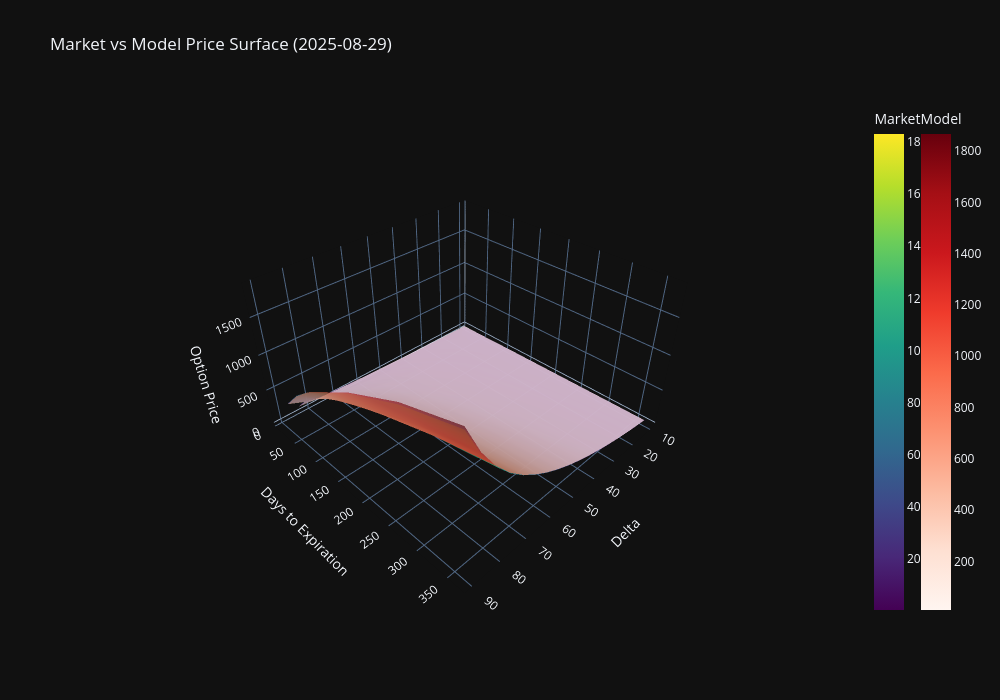
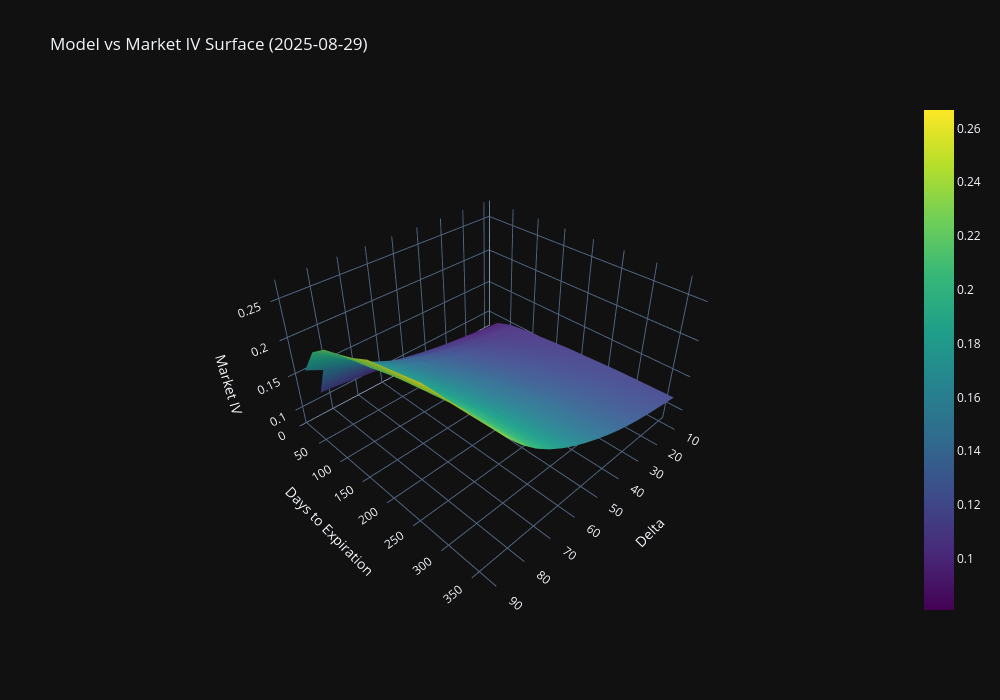
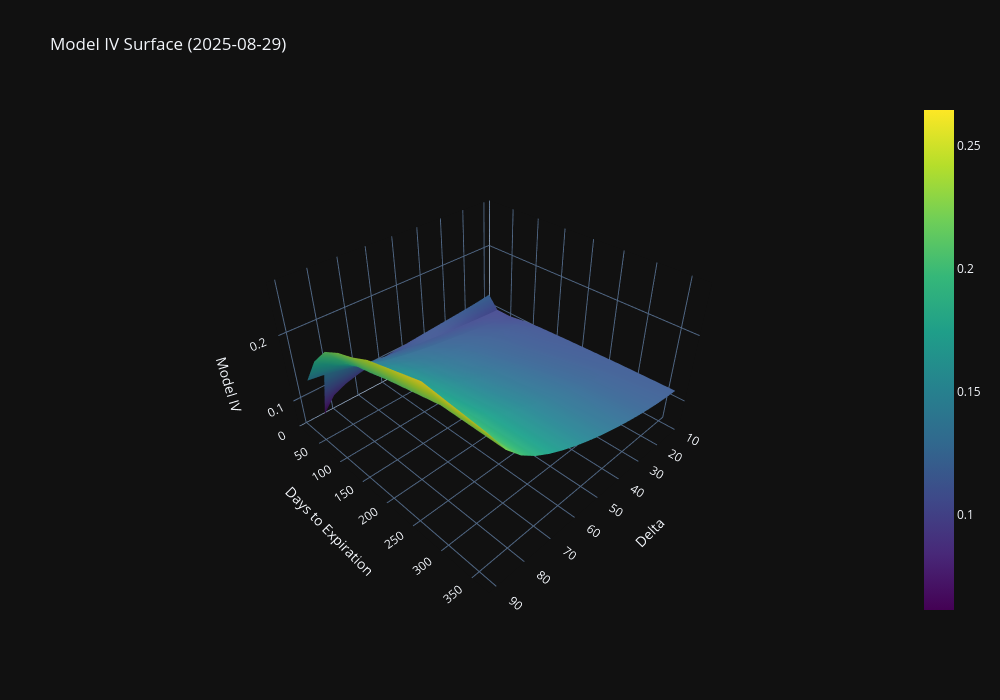
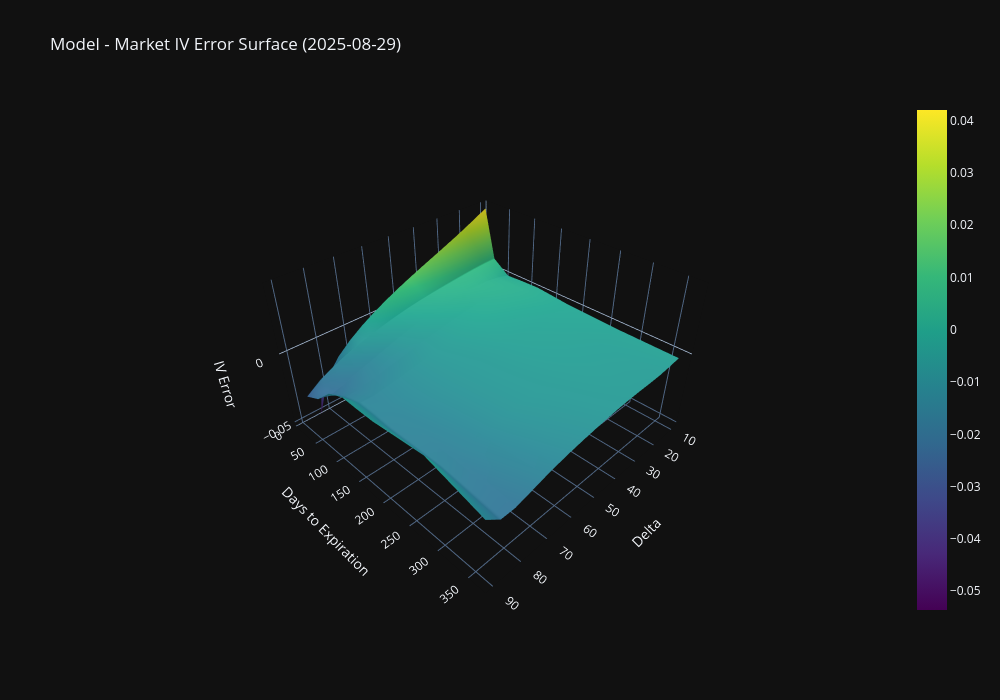

The code cell stored with these charts, in order, in its notebook:
### Code cell
def vol_surface_plot(
    df: pd.DataFrame,
    value_col: str,
    title: str,
    z_label: str,
) -> None:
    pivot = (
        df.pivot_table(index="days", columns="delta", values=value_col, aggfunc="mean")
        .sort_index()
        .sort_index(axis=1)
    )
    fig = go.Figure(
        data=[
            go.Surface(
                x=pivot.columns.values,
                y=pivot.index.values,
                z=pivot.values,
                colorscale="Viridis",
                hovertemplate=(
                    "Delta: %{x:.3f}<br>"
                    "Days: %{y:.0f}<br>"
                    f"{z_label}: %{{z:.5f}}<extra></extra>"
                ),
            )
        ]
    )
    fig.update_layout(
        title=title,
        scene=dict(
            xaxis_title="Delta",
            yaxis_title="Days to Expiration",
            zaxis_title=z_label,
            aspectratio=dict(x=1, y=1, z=0.6),
        ),
        width=1000,
        height=700,
    )
    fig.show()


def price_surface_plot(
    df: pd.DataFrame,
    title: str,
    z_label: str = "Option Price",
    market_col: str = "impl_premium",
    model_col: str = "model_price",
) -> None:
    market_pivot = (
        df.pivot_table(index="days", columns="delta", values=market_col, aggfunc="mean")
        .sort_index()
        .sort_index(axis=1)
    )
    model_pivot = (
        df.pivot_table(index="days", columns="delta", values=model_col, aggfunc="mean")
        .sort_index()
        .sort_index(axis=1)
    )

    fig = go.Figure(
        data=[
            go.Surface(
                name="Market Price",
                x=market_pivot.columns.values,
                y=market_pivot.index.values,
                z=market_pivot.values,
                colorscale="Viridis",
                opacity=0.9,
                showscale=True,
                colorbar=dict(title="Market"),
                hovertemplate=(
                    "Surface: Market<br>"
                    "Delta: %{x:.3f}<br>"
                    "Days: %{y:.0f}<br>"
                    f"{z_label}: %{{z:.5f}}<extra></extra>"
                ),
            ),
            go.Surface(
                name="Model Price",
                x=model_pivot.columns.values,
                y=model_pivot.index.values,
                z=model_pivot.values,
                colorscale="Reds",
                opacity=0.65,
                showscale=True,
                colorbar=dict(title="Model", x=1.08),
                hovertemplate=(
                    "Surface: Model<br>"
                    "Delta: %{x:.3f}<br>"
                    "Days: %{y:.0f}<br>"
                    f"{z_label}: %{{z:.5f}}<extra></extra>"
                ),
            ),
        ]
    )
    fig.update_layout(
        title=title,
        scene=dict(
            xaxis_title="Delta",
            yaxis_title="Days to Expiration",
            zaxis_title=z_label,
            aspectratio=dict(x=1, y=1, z=0.6),
        ),
        width=1000,
        height=700,
        legend=dict(x=0.01, y=0.99),
    )
    fig.show()


price_surface_plot(daily_valid, f"Market vs Model Price Surface ({target_date.date()})", "Option Price")

vol_surface_plot(daily_valid, 'impl_volatility', f'Model vs Market IV Surface ({target_date.date()})', 'Market IV')
vol_surface_plot(daily_valid, 'model_impl_volatility', f'Model IV Surface ({target_date.date()})', 'Model IV')
vol_surface_plot(daily_valid, 'iv_error', f'Model - Market IV Error Surface ({target_date.date()})', 'IV Error')
vol_surface_plot(daily_valid, 'price_error', f'Market - Model Price Error Surface ({target_date.date()})', 'Price Error')

### Figure 1 — Plotly figure (JSON) as saved in the notebook; plotly's stock layout.template omitted (floating-point values rounded to 4 significant figures; data arrays with more than 128 entries replaced by an {"elided": "..."} marker saying what was removed)
{"data": [{"colorbar": {"title": {"text": "Market"}}, "colorscale": [[0.0, "#440154"], [0.1111, "#482878"], [0.2222, "#3e4989"], [0.3333, "#31688e"], [0.4444, "#26828e"], [0.5556, "#1f9e89"], [0.6667, "#35b779"], [0.7778, "#6ece58"], [0.8889, "#b5de2b"], [1.0, "#fde725"]], "hovertemplate": "Surface: Market<br>Delta: %{x:.3f}<br>Days: %{y:.0f}<br>Option Price: %{z:.5f}<extra></extra>", "name": "Market Price", "opacity": 0.9, "showscale": true, "x": [10.0, 15.0, 20.0, 25.0, 30.0, 35.0, 40.0, 45.0, 50.0, 55.0, 60.0, 65.0, 70.0, 75.0, 80.0, 85.0, 90.0], "y": [10.0, 30.0, 60.0, 91.0, 122.0, 152.0, 182.0, 273.0, 365.0], "z": {"elided": "9x17 float values"}, "type": "surface"}, {"colorbar": {"title": {"text": "Model"}, "x": 1.08}, "colorscale": [[0.0, "rgb(255,245,240)"], [0.125, "rgb(254,224,210)"], [0.25, "rgb(252,187,161)"], [0.375, "rgb(252,146,114)"], [0.5, "rgb(251,106,74)"], [0.625, "rgb(239,59,44)"], [0.75, "rgb(203,24,29)"], [0.875, "rgb(165,15,21)"], [1.0, "rgb(103,0,13)"]], "hovertemplate": "Surface: Model<br>Delta: %{x:.3f}<br>Days: %{y:.0f}<br>Option Price: %{z:.5f}<extra></extra>", "name": "Model Price", "opacity": 0.65, "showscale": true, "x": [10.0, 15.0, 20.0, 25.0, 30.0, 35.0, 40.0, 45.0, 50.0, 55.0, 60.0, 65.0, 70.0, 75.0, 80.0, 85.0, 90.0], "y": [10.0, 30.0, 60.0, 91.0, 122.0, 152.0, 182.0, 273.0, 365.0], "z": {"elided": "9x17 float values"}, "type": "surface"}], "layout": {"scene": {"aspectratio": {"x": 1, "y": 1, "z": 0.6}, "xaxis": {"title": {"text": "Delta"}}, "yaxis": {"title": {"text": "Days to Expiration"}}, "zaxis": {"title": {"text": "Option Price"}}}, "legend": {"x": 0.01, "y": 0.99}, "title": {"text": "Market vs Model Price Surface (2025-08-29)"}, "width": 1000, "height": 700}}

### Figure 2 — Plotly figure (JSON) as saved in the notebook; plotly's stock layout.template omitted (floating-point values rounded to 4 significant figures; data arrays with more than 128 entries replaced by an {"elided": "..."} marker saying what was removed)
{"data": [{"colorscale": [[0.0, "#440154"], [0.1111, "#482878"], [0.2222, "#3e4989"], [0.3333, "#31688e"], [0.4444, "#26828e"], [0.5556, "#1f9e89"], [0.6667, "#35b779"], [0.7778, "#6ece58"], [0.8889, "#b5de2b"], [1.0, "#fde725"]], "hovertemplate": "Delta: %{x:.3f}<br>Days: %{y:.0f}<br>Market IV: %{z:.5f}<extra></extra>", "x": [10.0, 15.0, 20.0, 25.0, 30.0, 35.0, 40.0, 45.0, 50.0, 55.0, 60.0, 65.0, 70.0, 75.0, 80.0, 85.0, 90.0], "y": [10.0, 30.0, 60.0, 91.0, 122.0, 152.0, 182.0, 273.0, 365.0], "z": {"elided": "9x17 float values"}, "type": "surface"}], "layout": {"scene": {"aspectratio": {"x": 1, "y": 1, "z": 0.6}, "xaxis": {"title": {"text": "Delta"}}, "yaxis": {"title": {"text": "Days to Expiration"}}, "zaxis": {"title": {"text": "Market IV"}}}, "title": {"text": "Model vs Market IV Surface (2025-08-29)"}, "width": 1000, "height": 700}}

### Figure 3 — Plotly figure (JSON) as saved in the notebook; plotly's stock layout.template omitted (floating-point values rounded to 4 significant figures; data arrays with more than 128 entries replaced by an {"elided": "..."} marker saying what was removed)
{"data": [{"colorscale": [[0.0, "#440154"], [0.1111, "#482878"], [0.2222, "#3e4989"], [0.3333, "#31688e"], [0.4444, "#26828e"], [0.5556, "#1f9e89"], [0.6667, "#35b779"], [0.7778, "#6ece58"], [0.8889, "#b5de2b"], [1.0, "#fde725"]], "hovertemplate": "Delta: %{x:.3f}<br>Days: %{y:.0f}<br>Model IV: %{z:.5f}<extra></extra>", "x": [10.0, 15.0, 20.0, 25.0, 30.0, 35.0, 40.0, 45.0, 50.0, 55.0, 60.0, 65.0, 70.0, 75.0, 80.0, 85.0, 90.0], "y": [10.0, 30.0, 60.0, 91.0, 122.0, 152.0, 182.0, 273.0, 365.0], "z": {"elided": "9x17 float values"}, "type": "surface"}], "layout": {"scene": {"aspectratio": {"x": 1, "y": 1, "z": 0.6}, "xaxis": {"title": {"text": "Delta"}}, "yaxis": {"title": {"text": "Days to Expiration"}}, "zaxis": {"title": {"text": "Model IV"}}}, "title": {"text": "Model IV Surface (2025-08-29)"}, "width": 1000, "height": 700}}

### Figure 4 — Plotly figure (JSON) as saved in the notebook; plotly's stock layout.template omitted (floating-point values rounded to 4 significant figures; data arrays with more than 128 entries replaced by an {"elided": "..."} marker saying what was removed)
{"data": [{"colorscale": [[0.0, "#440154"], [0.1111, "#482878"], [0.2222, "#3e4989"], [0.3333, "#31688e"], [0.4444, "#26828e"], [0.5556, "#1f9e89"], [0.6667, "#35b779"], [0.7778, "#6ece58"], [0.8889, "#b5de2b"], [1.0, "#fde725"]], "hovertemplate": "Delta: %{x:.3f}<br>Days: %{y:.0f}<br>IV Error: %{z:.5f}<extra></extra>", "x": [10.0, 15.0, 20.0, 25.0, 30.0, 35.0, 40.0, 45.0, 50.0, 55.0, 60.0, 65.0, 70.0, 75.0, 80.0, 85.0, 90.0], "y": [10.0, 30.0, 60.0, 91.0, 122.0, 152.0, 182.0, 273.0, 365.0], "z": {"elided": "9x17 float values"}, "type": "surface"}], "layout": {"scene": {"aspectratio": {"x": 1, "y": 1, "z": 0.6}, "xaxis": {"title": {"text": "Delta"}}, "yaxis": {"title": {"text": "Days to Expiration"}}, "zaxis": {"title": {"text": "IV Error"}}}, "title": {"text": "Model - Market IV Error Surface (2025-08-29)"}, "width": 1000, "height": 700}}
